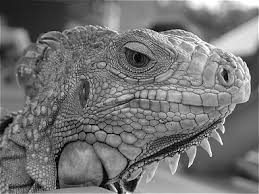
%> input picture lab1/test1.jpg, 259 x 194 px
$ octave test_horizontal.m   (GNU Octave 9; MATLAB toolbox functions it lacks are replaced by stand-ins)
%> lines starting %> are read from the running program, lines starting %| are printed output that depends on the picture
img1=imread('test1.jpg');
%> img1 is the input picture: size 194x259x3 uint8; min 0, max 255, mean 114.9
img2=imread('test2.jpg');
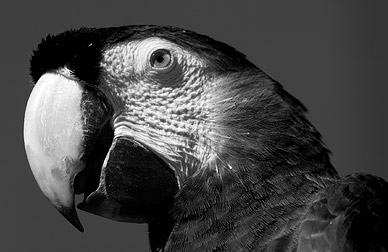
%> input picture lab1/test2.jpg, 388 x 252 px
%> img2 is the input picture: size 252x388x3 uint8; min 0, max 255, mean 70.3
[r,c]=size(img1);
%> r = 194; c = 777
[r2,c2]=size(img2);
%> r2 = 252; c2 = 1164
if r>r2
    new_r=r2
    img1 = imresize(img1,[new_r c]);
else
    new_r=r
%> new_r = 194
    img2 = imresize(img2,[new_r c2]);
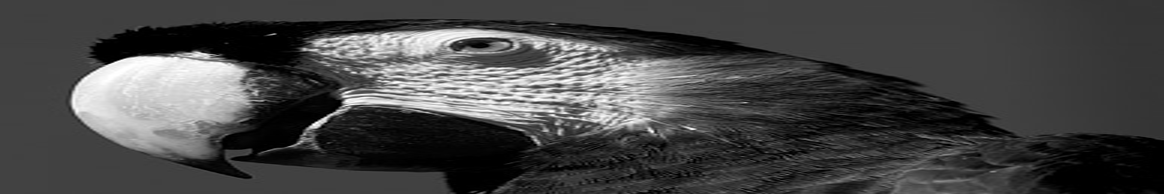
%> img2: size 194x1164x3 uint8; min 0, max 255, mean 70.3
end

img_new=zeros(new_r,max(c,c2));
for i=1:new_r
    for u=1:c
        img_new(i,u)=img1(i,u);
    end
end
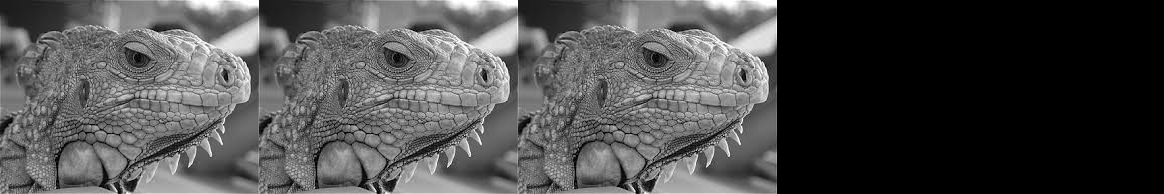
%> img_new: size 194x1164 double; min 0, max 255, mean 76.7

for i=1:new_r
    for u=1:c2
        img_new(i,u+c)=img2(i,u);
    end
end
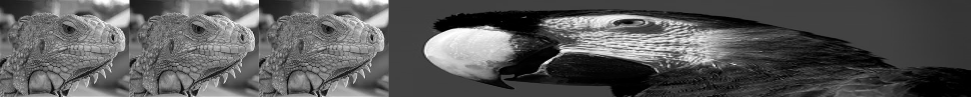
%> img_new: size 194x1941 double (shown at 1/2 size); min 0, max 255, mean 88.2
intth=uint8(img_new);
imshow(intth);
